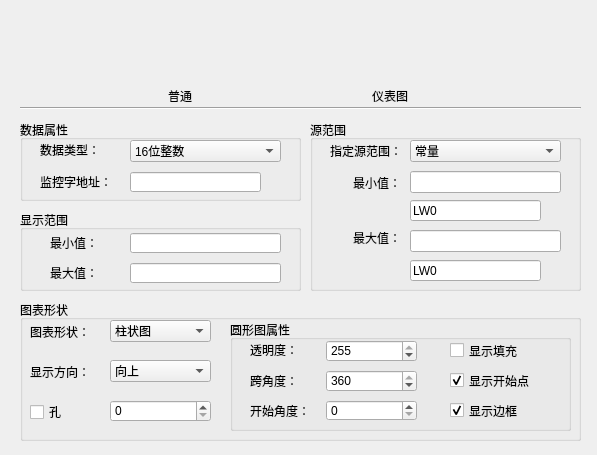
<?xml version="1.0" encoding="UTF-8"?>
<ui version="4.0">
 <class>QChartCommon</class>
 <widget class="QWidget" name="QChartCommon">
  <property name="geometry">
   <rect>
    <x>0</x>
    <y>0</y>
    <width>597</width>
    <height>455</height>
   </rect>
  </property>
  <property name="windowTitle">
   <string>Form</string>
  </property>
  <widget class="QGroupBox" name="groupBox_3">
   <property name="geometry">
    <rect>
     <x>20</x>
     <y>300</y>
     <width>561</width>
     <height>141</height>
    </rect>
   </property>
   <property name="title">
    <string>图表形状</string>
   </property>
   <widget class="QLabel" name="label_33">
    <property name="geometry">
     <rect>
      <x>10</x>
      <y>22</y>
      <width>71</width>
      <height>20</height>
     </rect>
    </property>
    <property name="text">
     <string>图表形状：</string>
    </property>
   </widget>
   <widget class="QLabel" name="label_34">
    <property name="geometry">
     <rect>
      <x>10</x>
      <y>61</y>
      <width>71</width>
      <height>21</height>
     </rect>
    </property>
    <property name="text">
     <string>显示方向：</string>
    </property>
   </widget>
   <widget class="QComboBox" name="type_Combobox">
    <property name="geometry">
     <rect>
      <x>90</x>
      <y>20</y>
      <width>101</width>
      <height>22</height>
     </rect>
    </property>
    <item>
     <property name="text">
      <string>柱状图</string>
     </property>
    </item>
    <item>
     <property name="text">
      <string>圆形图</string>
     </property>
    </item>
    <item>
     <property name="text">
      <string>半圆图</string>
     </property>
    </item>
    <item>
     <property name="text">
      <string>槽状图</string>
     </property>
    </item>
   </widget>
   <widget class="QComboBox" name="direct_Combobox">
    <property name="geometry">
     <rect>
      <x>90</x>
      <y>60</y>
      <width>101</width>
      <height>22</height>
     </rect>
    </property>
    <item>
     <property name="text">
      <string>向上</string>
     </property>
    </item>
    <item>
     <property name="text">
      <string>向下</string>
     </property>
    </item>
    <item>
     <property name="text">
      <string>向左</string>
     </property>
    </item>
    <item>
     <property name="text">
      <string>向右</string>
     </property>
    </item>
   </widget>
   <widget class="QCheckBox" name="hole_Checkbox">
    <property name="geometry">
     <rect>
      <x>10</x>
      <y>104</y>
      <width>71</width>
      <height>16</height>
     </rect>
    </property>
    <property name="text">
     <string>孔</string>
    </property>
   </widget>
   <widget class="QSpinBox" name="radiu_Spinbox">
    <property name="geometry">
     <rect>
      <x>90</x>
      <y>100</y>
      <width>101</width>
      <height>22</height>
     </rect>
    </property>
    <property name="minimum">
     <number>0</number>
    </property>
    <property name="maximum">
     <number>9</number>
    </property>
    <property name="value">
     <number>0</number>
    </property>
   </widget>
   <widget class="QGroupBox" name="groupBox_5">
    <property name="geometry">
     <rect>
      <x>210</x>
      <y>20</y>
      <width>341</width>
      <height>111</height>
     </rect>
    </property>
    <property name="title">
     <string>圆形图属性</string>
    </property>
    <widget class="QCheckBox" name="filling_Checkbox">
     <property name="geometry">
      <rect>
       <x>220</x>
       <y>20</y>
       <width>111</width>
       <height>21</height>
      </rect>
     </property>
     <property name="text">
      <string>显示填充</string>
     </property>
    </widget>
    <widget class="QCheckBox" name="start_Checkbox">
     <property name="geometry">
      <rect>
       <x>220</x>
       <y>50</y>
       <width>111</width>
       <height>21</height>
      </rect>
     </property>
     <property name="text">
      <string>显示开始点</string>
     </property>
     <property name="checked">
      <bool>true</bool>
     </property>
    </widget>
    <widget class="QCheckBox" name="m_checkBox_showFrame">
     <property name="geometry">
      <rect>
       <x>220</x>
       <y>80</y>
       <width>111</width>
       <height>21</height>
      </rect>
     </property>
     <property name="text">
      <string>显示边框</string>
     </property>
     <property name="checked">
      <bool>true</bool>
     </property>
    </widget>
    <widget class="QSpinBox" name="m_StartAngleSpBox">
     <property name="geometry">
      <rect>
       <x>96</x>
       <y>80</y>
       <width>91</width>
       <height>21</height>
      </rect>
     </property>
     <property name="maximum">
      <number>360</number>
     </property>
    </widget>
    <widget class="QLabel" name="m_StartAnglelabel">
     <property name="geometry">
      <rect>
       <x>20</x>
       <y>80</y>
       <width>71</width>
       <height>21</height>
      </rect>
     </property>
     <property name="text">
      <string>开始角度：</string>
     </property>
    </widget>
    <widget class="QSpinBox" name="m_SpanAngleSpBox">
     <property name="geometry">
      <rect>
       <x>96</x>
       <y>50</y>
       <width>91</width>
       <height>22</height>
      </rect>
     </property>
     <property name="maximum">
      <number>360</number>
     </property>
     <property name="value">
      <number>360</number>
     </property>
    </widget>
    <widget class="QLabel" name="m_SpanAnglelabel">
     <property name="geometry">
      <rect>
       <x>20</x>
       <y>50</y>
       <width>69</width>
       <height>21</height>
      </rect>
     </property>
     <property name="text">
      <string>跨角度：</string>
     </property>
    </widget>
    <widget class="QSpinBox" name="m_TransparentspBox">
     <property name="geometry">
      <rect>
       <x>96</x>
       <y>20</y>
       <width>91</width>
       <height>22</height>
      </rect>
     </property>
     <property name="maximum">
      <number>255</number>
     </property>
     <property name="value">
      <number>255</number>
     </property>
    </widget>
    <widget class="QLabel" name="m_Transparentlabel">
     <property name="geometry">
      <rect>
       <x>20</x>
       <y>20</y>
       <width>71</width>
       <height>20</height>
      </rect>
     </property>
     <property name="text">
      <string>透明度：</string>
     </property>
    </widget>
   </widget>
  </widget>
  <widget class="QPushButton" name="m_MeterButton_2">
   <property name="geometry">
    <rect>
     <x>350</x>
     <y>20</y>
     <width>75</width>
     <height>60</height>
    </rect>
   </property>
   <property name="text">
    <string/>
   </property>
   <property name="icon">
    <iconset resource="../../resourse.qrc">
     <normaloff>:/thing/images/thing/meter.jpg</normaloff>:/thing/images/thing/meter.jpg</iconset>
   </property>
   <property name="iconSize">
    <size>
     <width>75</width>
     <height>60</height>
    </size>
   </property>
   <property name="flat">
    <bool>true</bool>
   </property>
  </widget>
  <widget class="QGroupBox" name="groupBox_2">
   <property name="geometry">
    <rect>
     <x>20</x>
     <y>210</y>
     <width>281</width>
     <height>81</height>
    </rect>
   </property>
   <property name="title">
    <string>显示范围</string>
   </property>
   <widget class="QLineEdit" name="min_numEdit">
    <property name="geometry">
     <rect>
      <x>110</x>
      <y>23</y>
      <width>151</width>
      <height>20</height>
     </rect>
    </property>
   </widget>
   <widget class="QLineEdit" name="max_numEdit">
    <property name="geometry">
     <rect>
      <x>110</x>
      <y>53</y>
      <width>151</width>
      <height>20</height>
     </rect>
    </property>
   </widget>
   <widget class="QLabel" name="label_31">
    <property name="geometry">
     <rect>
      <x>30</x>
      <y>23</y>
      <width>61</width>
      <height>20</height>
     </rect>
    </property>
    <property name="text">
     <string>最小值：</string>
    </property>
   </widget>
   <widget class="QLabel" name="label_32">
    <property name="geometry">
     <rect>
      <x>30</x>
      <y>53</y>
      <width>61</width>
      <height>20</height>
     </rect>
    </property>
    <property name="text">
     <string>最大值：</string>
    </property>
   </widget>
  </widget>
  <widget class="QGroupBox" name="groupBox">
   <property name="geometry">
    <rect>
     <x>310</x>
     <y>120</y>
     <width>271</width>
     <height>171</height>
    </rect>
   </property>
   <property name="title">
    <string>源范围</string>
   </property>
   <widget class="QLabel" name="label_27">
    <property name="geometry">
     <rect>
      <x>20</x>
      <y>20</y>
      <width>71</width>
      <height>21</height>
     </rect>
    </property>
    <property name="text">
     <string>指定源范围：</string>
    </property>
   </widget>
   <widget class="QComboBox" name="range_Combox">
    <property name="geometry">
     <rect>
      <x>100</x>
      <y>20</y>
      <width>151</width>
      <height>22</height>
     </rect>
    </property>
    <property name="editable">
     <bool>false</bool>
    </property>
    <item>
     <property name="text">
      <string>常量</string>
     </property>
    </item>
    <item>
     <property name="text">
      <string>地址</string>
     </property>
    </item>
   </widget>
   <widget class="QLabel" name="label_29">
    <property name="geometry">
     <rect>
      <x>10</x>
      <y>108</y>
      <width>81</width>
      <height>20</height>
     </rect>
    </property>
    <property name="text">
     <string>最大值：</string>
    </property>
    <property name="alignment">
     <set>Qt::AlignRight|Qt::AlignTrailing|Qt::AlignVCenter</set>
    </property>
   </widget>
   <widget class="QLabel" name="label_30">
    <property name="geometry">
     <rect>
      <x>10</x>
      <y>52</y>
      <width>81</width>
      <height>21</height>
     </rect>
    </property>
    <property name="text">
     <string>最小值：</string>
    </property>
    <property name="alignment">
     <set>Qt::AlignRight|Qt::AlignTrailing|Qt::AlignVCenter</set>
    </property>
   </widget>
   <widget class="QLineEdit" name="m_sMinlineEdit">
    <property name="geometry">
     <rect>
      <x>100</x>
      <y>80</y>
      <width>131</width>
      <height>21</height>
     </rect>
    </property>
    <property name="text">
     <string>LW0</string>
    </property>
   </widget>
   <widget class="QLineEdit" name="m_sMaxlineEdit">
    <property name="geometry">
     <rect>
      <x>100</x>
      <y>140</y>
      <width>131</width>
      <height>21</height>
     </rect>
    </property>
    <property name="text">
     <string>LW0</string>
    </property>
   </widget>
   <widget class="QPushButton" name="m_minAddress_EntryBtn">
    <property name="geometry">
     <rect>
      <x>229</x>
      <y>78</y>
      <width>21</width>
      <height>23</height>
     </rect>
    </property>
    <property name="focusPolicy">
     <enum>Qt::NoFocus</enum>
    </property>
    <property name="text">
     <string/>
    </property>
    <property name="icon">
     <iconset resource="../../resourse.qrc">
      <normaloff>:/addressintput/images/address.bmp</normaloff>:/addressintput/images/address.bmp</iconset>
    </property>
    <property name="autoRepeat">
     <bool>false</bool>
    </property>
    <property name="autoDefault">
     <bool>true</bool>
    </property>
    <property name="flat">
     <bool>true</bool>
    </property>
   </widget>
   <widget class="QPushButton" name="m_maxAddress_EntryBtn">
    <property name="geometry">
     <rect>
      <x>230</x>
      <y>140</y>
      <width>21</width>
      <height>23</height>
     </rect>
    </property>
    <property name="focusPolicy">
     <enum>Qt::NoFocus</enum>
    </property>
    <property name="text">
     <string/>
    </property>
    <property name="icon">
     <iconset resource="../../resourse.qrc">
      <normaloff>:/addressintput/images/address.bmp</normaloff>:/addressintput/images/address.bmp</iconset>
    </property>
    <property name="autoRepeat">
     <bool>false</bool>
    </property>
    <property name="autoDefault">
     <bool>true</bool>
    </property>
    <property name="flat">
     <bool>true</bool>
    </property>
   </widget>
   <widget class="QLineEdit" name="max_Spinbox">
    <property name="geometry">
     <rect>
      <x>100</x>
      <y>110</y>
      <width>151</width>
      <height>22</height>
     </rect>
    </property>
   </widget>
   <widget class="QLineEdit" name="min_Spinbox">
    <property name="geometry">
     <rect>
      <x>100</x>
      <y>51</y>
      <width>151</width>
      <height>22</height>
     </rect>
    </property>
   </widget>
  </widget>
  <widget class="Line" name="line_2">
   <property name="geometry">
    <rect>
     <x>20</x>
     <y>100</y>
     <width>561</width>
     <height>16</height>
    </rect>
   </property>
   <property name="orientation">
    <enum>Qt::Horizontal</enum>
   </property>
  </widget>
  <widget class="QPushButton" name="m_CommonButton_2">
   <property name="geometry">
    <rect>
     <x>140</x>
     <y>20</y>
     <width>75</width>
     <height>61</height>
    </rect>
   </property>
   <property name="text">
    <string/>
   </property>
   <property name="icon">
    <iconset resource="../../resourse.qrc">
     <normaloff>:/thing/images/thing/common.jpg</normaloff>:/thing/images/thing/common.jpg</iconset>
   </property>
   <property name="iconSize">
    <size>
     <width>75</width>
     <height>61</height>
    </size>
   </property>
   <property name="flat">
    <bool>true</bool>
   </property>
  </widget>
  <widget class="QLabel" name="label">
   <property name="geometry">
    <rect>
     <x>140</x>
     <y>90</y>
     <width>80</width>
     <height>12</height>
    </rect>
   </property>
   <property name="text">
    <string>普通</string>
   </property>
   <property name="alignment">
    <set>Qt::AlignCenter</set>
   </property>
  </widget>
  <widget class="QLabel" name="label_2">
   <property name="geometry">
    <rect>
     <x>350</x>
     <y>90</y>
     <width>80</width>
     <height>12</height>
    </rect>
   </property>
   <property name="text">
    <string>仪表图</string>
   </property>
   <property name="alignment">
    <set>Qt::AlignCenter</set>
   </property>
  </widget>
  <widget class="QGroupBox" name="groupBox_4">
   <property name="geometry">
    <rect>
     <x>20</x>
     <y>120</y>
     <width>281</width>
     <height>81</height>
    </rect>
   </property>
   <property name="title">
    <string>数据属性</string>
   </property>
   <widget class="QPushButton" name="Monitor_Address_EntryBtn">
    <property name="geometry">
     <rect>
      <x>240</x>
      <y>50</y>
      <width>21</width>
      <height>23</height>
     </rect>
    </property>
    <property name="focusPolicy">
     <enum>Qt::NoFocus</enum>
    </property>
    <property name="text">
     <string/>
    </property>
    <property name="icon">
     <iconset resource="../../resourse.qrc">
      <normaloff>:/addressintput/images/address.bmp</normaloff>:/addressintput/images/address.bmp</iconset>
    </property>
    <property name="autoRepeat">
     <bool>false</bool>
    </property>
    <property name="autoDefault">
     <bool>true</bool>
    </property>
    <property name="flat">
     <bool>true</bool>
    </property>
   </widget>
   <widget class="QLineEdit" name="Monitor_Address">
    <property name="geometry">
     <rect>
      <x>110</x>
      <y>52</y>
      <width>131</width>
      <height>20</height>
     </rect>
    </property>
   </widget>
   <widget class="QComboBox" name="Date_type">
    <property name="geometry">
     <rect>
      <x>110</x>
      <y>20</y>
      <width>151</width>
      <height>22</height>
     </rect>
    </property>
    <property name="autoFillBackground">
     <bool>false</bool>
    </property>
    <property name="editable">
     <bool>false</bool>
    </property>
    <item>
     <property name="text">
      <string>16位整数</string>
     </property>
    </item>
    <item>
     <property name="text">
      <string>16位正整数</string>
     </property>
    </item>
    <item>
     <property name="text">
      <string>32位整数</string>
     </property>
    </item>
    <item>
     <property name="text">
      <string>32位正整数</string>
     </property>
    </item>
    <item>
     <property name="text">
      <string>32位浮点数</string>
     </property>
    </item>
   </widget>
   <widget class="QLabel" name="label_26">
    <property name="geometry">
     <rect>
      <x>20</x>
      <y>20</y>
      <width>81</width>
      <height>20</height>
     </rect>
    </property>
    <property name="text">
     <string>数据类型：</string>
    </property>
   </widget>
   <widget class="QLabel" name="label_25">
    <property name="geometry">
     <rect>
      <x>20</x>
      <y>52</y>
      <width>81</width>
      <height>20</height>
     </rect>
    </property>
    <property name="text">
     <string>监控字地址：</string>
    </property>
   </widget>
  </widget>
 </widget>
 <resources>
  <include location="../../resourse.qrc"/>
 </resources>
 <connections/>
</ui>
